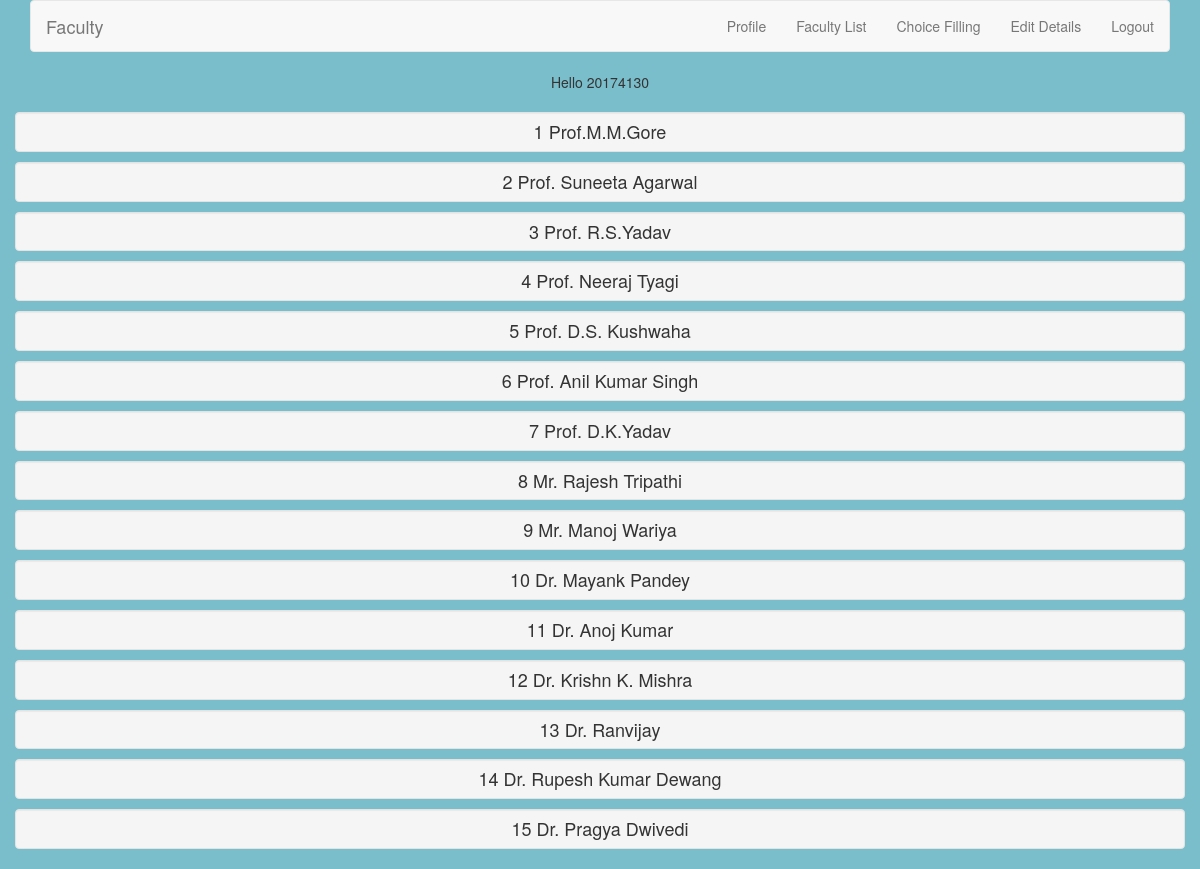
Screenshot of /faculty/ (signed in) with the database file from the repository.
### student/models.py (models this page shows, shortened)
class Faculty(models.Model):
    id=models.PositiveIntegerField(primary_key=True,null=False)
    name=models.CharField(max_length=120)
    saa=models.BooleanField(default=False)
    sa=models.IntegerField(null=True,blank=True)
    sba=models.BooleanField(default=False)
    sb=models.IntegerField(null=True,blank=True)
    sca=models.BooleanField(default=False)
    sc=models.IntegerField(null=True,blank=True)

### student/views.py (the view)
# urls.py: path('faculty/',v.Faculty_list,name='faculty'),
def Faculty_list(request):
    list=Faculty.objects.all()
    return render(request,'faculty_list.html',{'list':list})

### templates/faculty_list.html (shortened to what this page needs)
<!DOCTYPE html>
<html>
    <head>
        <link rel="stylesheet" href="https://maxcdn.bootstrapcdn.com/bootstrap/3.4.1/css/bootstrap.min.css">
    </head>
    <body>
        {% if user.is_authenticated %}
        <div class="container text-center">
            <nav class="navbar navbar-light bg-light navbar-default">
            <div class="container-fluid">
            <div class="navbar-header">
                <a href="#" class="navbar-brand">Faculty</a>
            </div>
            <ul class="nav navbar-nav navbar-right">
                <li class="nav-item"><a class="nav-link" href="{% url 'profile' %}">Profile</a></li>
                <li class="nav-item"><a class="nav-link" href="{% url 'faculty' %}">Faculty List</a></li>
                <li class="nav-item"><a class="nav-link" href="{% url 'choice' %}">Choice Filling</a></li>
                <li class="nav-item"><a class="nav-link" href="{% url 'edit' %}">Edit Details</a></li>
                <li class="nav-item"><a class="nav-item" href="{% url 'logout' %}">Logout</a></li>
            </ul>
        </div>
        </nav>
        </div>
    {% endif %}
<div class="container text-center">
{% if user.is_authenticated %}
<p>Hello {{ user.username }}</p>
{% endif %}
<ul class="list-group">
{% for i in list%}
<div class="row">
<li class="list-group-item h4 well well-sm">{{ i.id }} {{ i.name }}</li>
</div>
{%  endfor %}
</ul>
</div>
</body>
</html>

### templates/faculty_list.html (style rules this page uses)
body { margin: 0; padding: 0; height: 100%; background: #7abecc !important; }

### rows the page displays
Faculty: id "1", name "Prof.M.M.Gore"
Faculty: id "2", name "Prof. Suneeta Agarwal"
Faculty: id "3", name "Prof. R.S.Yadav"
Faculty: id "4", name "Prof. Neeraj Tyagi"
Faculty: id "5", name "Prof. D.S. Kushwaha"
Faculty: id "6", name "Prof. Anil Kumar Singh"
Faculty: id "7", name "Prof. D.K.Yadav"
Faculty: id "8", name "Mr. Rajesh Tripathi"
Faculty: id "9", name "Mr. Manoj Wariya"
Faculty: id "10", name "Dr. Mayank Pandey"
Faculty: id "11", name "Dr. Anoj Kumar"
Faculty: id "12", name "Dr. Krishn K. Mishra"
Faculty: id "13", name "Dr. Ranvijay"
Faculty: id "14", name "Dr. Rupesh Kumar Dewang"
Faculty: id "15", name "Dr. Pragya Dwivedi"

### other values shown
{{ user.username }} "20174130"
